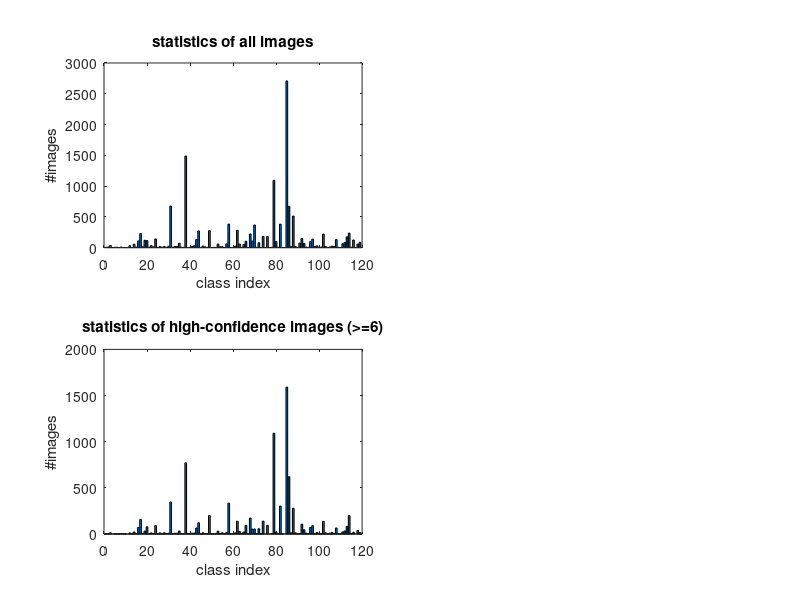

Here is the MATLAB script that generated this plot: (Note: this script raises an error after producing the figure.)
clear
close all
clc;

%% create dictionary to map class name to its index
load TropicalPollenMetaDataValid.mat;
uniqueClassName = unique(ClassName);
nClass = length(uniqueClassName);
fprintf( '#Classes: %d\n', nClass );

mapClass2Idx = containers.Map;
for iClass = 1:nClass    
    mapClass2Idx( uniqueClassName{iClass} ) = iClass;
    mapClass2Idx( num2str(iClass) ) = uniqueClassName{iClass};
end
% keys(mapClass2Idx)
% values(mapClass2Idx)

%% get statistics
confThresh = 6;

countAllImgNumPerClass = zeros(1, nClass);
countGoodImgNumPerClass = zeros(1, nClass);
imgIndexGood = [];
imgLabel = zeros(1, length(ClassName));
for i = 1:length(ClassName)
    countAllImgNumPerClass( mapClass2Idx(ClassName{i}) ) = countAllImgNumPerClass( mapClass2Idx(ClassName{i}) ) + 1;
    imgLabel(i) = mapClass2Idx(ClassName{i});
    if Confidence(i) >= confThresh
        countGoodImgNumPerClass( mapClass2Idx(ClassName{i}) ) = countGoodImgNumPerClass( mapClass2Idx(ClassName{i}) ) + 1;
        imgIndexGood = [imgIndexGood, i];
    end
end

figure;
subplot(2,2,1);
bar(countAllImgNumPerClass);
xlabel('class index');
ylabel('#images');
title('statistics of all images');

subplot(2,2,3);
bar(countGoodImgNumPerClass);
xlabel('class index');
ylabel('#images');
title( ['statistics of high-confidence images (>=' num2str(confThresh) ')'] );
imgNameListGood = imgNameList(imgIndexGood);
save('statistics.mat');

%% get database consisting of sufficiently more images per class
validClassIdx = find( countGoodImgNumPerClass> 65 );

countImgNumPerClassDB = countGoodImgNumPerClass(validClassIdx);

validImgIdx = [];
for i = 1:length(imgLabel)
    if ~isempty( find(validClassIdx==imgLabel(i)) ) && Confidence(i) >= confThresh
        validImgIdx = [validImgIdx, i ];
    end
end
imgLabelDB = imgLabel(validImgIdx);
imgNameListDB = imgNameList(validImgIdx);

ClassNameDB = ClassName(validImgIdx);
ConfidenceDB = Confidence(validImgIdx);
ImageFileNameDB = ImageFileName(validImgIdx);
ScreenXDB = ScreenX(validImgIdx);
ScreenYDB = ScreenY(validImgIdx);
TileIndexDB = TileIndex(validImgIdx);
WidthDB = Width(validImgIdx);
ZPlaneDB = ZPlane(validImgIdx);

subplot(1,2,2);
bar(countImgNumPerClassDB);
hold on;
plot(1:length(countImgNumPerClassDB), 50*ones(1, length(countImgNumPerClassDB)), 'r-');
xlabel('class index');
ylabel('#images');
title( 'statistics of images and classes used for experiment');
hold off;


save( 'DBinfo.mat', 'countImgNumPerClassDB', 'ClassNameDB', 'ConfidenceDB', ...
    'ImageFileNameDB', 'ScreenXDB', 'ScreenYDB', 'TileIndexDB', 'WidthDB', ...
    'ZPlaneDB', 'mapClass2Idx', 'imgLabelDB', 'imgNameListDB' );







